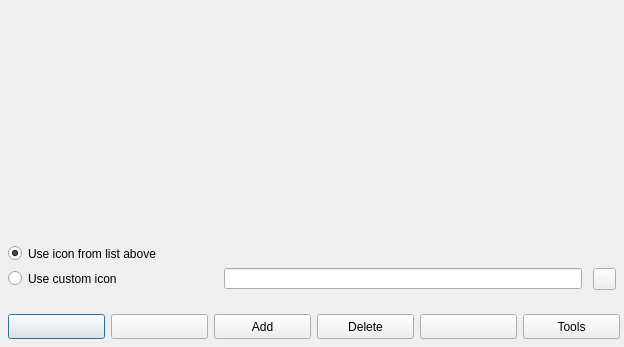
<?xml version="1.0" encoding="UTF-8"?>
<ui version="4.0">
  <class>IconManagerForm</class>
  <widget class="QDialog" name="IconManagerForm">
    <property name="geometry"><rect><x>0</x><y>0</y><width>624</width><height>347</height></rect></property>
    <property name="windowTitle"><string>Icon Manager</string></property>
    <property name="vclPosition" stdset="0"><string notr="true">poOwnerFormCenter</string></property>
    <property name="vclBorderIcons" stdset="0"><string notr="true">biSystemMenu,biMaximize</string></property>
    <property name="vclKeyPreview" stdset="0"><bool>true</bool></property>
    <property name="vclMinWidth" stdset="0"><number>640</number></property>
    <property name="vclMinHeight" stdset="0"><number>250</number></property>
    <property name="vclDesignWidth" stdset="0"><number>624</number></property>
    <property name="vclDesignHeight" stdset="0"><number>347</number></property>
    <widget class="QToolButton" name="CustomIconButton">
      <property name="geometry"><rect><x>593</x><y>268</y><width>23</width><height>22</height></rect></property>
      <property name="vclAnchors" stdset="0"><string notr="true">akRight,akBottom</string></property>
      <property name="icon"><iconset resource="../../resources/dfend.qrc"><normaloff>:/glyphs/92d9d1a333bceee3.png</normaloff></iconset></property>
      <property name="iconSize"><size><width>16</width><height>16</height></size></property>
    </widget>
    <widget class="TListView" name="ListView">
      <property name="geometry"><rect><x>0</x><y>0</y><width>624</width><height>239</height></rect></property>
      <property name="vclAlign" stdset="0"><string notr="true">alTop</string></property>
      <property name="vclAnchors" stdset="0"><string notr="true">akLeft,akTop,akRight,akBottom</string></property>
      <property name="viewStyle" stdset="0"><string notr="true">vsIcon</string></property>
      <property name="readOnly" stdset="0"><bool>true</bool></property>
      <property name="hideSelection" stdset="0"><bool>false</bool></property>
      <property name="sortType" stdset="0"><string notr="true">stText</string></property>
      <property name="vclSmallImages" stdset="0"><string notr="true">ImageList</string></property>
      <property name="vclLargeImages" stdset="0"><string notr="true">ImageList</string></property>
    </widget>
    <widget class="QPushButton" name="OKButton">
      <property name="geometry"><rect><x>8</x><y>314</y><width>97</width><height>25</height></rect></property>
      <property name="vclAnchors" stdset="0"><string notr="true">akLeft,akBottom</string></property>
      <property name="text"><string></string></property>
      <property name="autoDefault"><bool>false</bool></property>
      <property name="vclKind" stdset="0"><string notr="true">bkOK</string></property>
      <property name="default"><bool>true</bool></property>
      <property name="vclModalResult" stdset="0"><string notr="true">mrOk</string></property>
      <property name="vclOnClick" stdset="0"><string notr="true">OKButtonClick</string></property>
    </widget>
    <widget class="QPushButton" name="CancelButton">
      <property name="geometry"><rect><x>111</x><y>314</y><width>97</width><height>25</height></rect></property>
      <property name="vclAnchors" stdset="0"><string notr="true">akLeft,akBottom</string></property>
      <property name="text"><string></string></property>
      <property name="autoDefault"><bool>false</bool></property>
      <property name="vclKind" stdset="0"><string notr="true">bkCancel</string></property>
      <property name="vclCancel" stdset="0"><bool>true</bool></property>
      <property name="vclModalResult" stdset="0"><string notr="true">mrCancel</string></property>
    </widget>
    <widget class="QPushButton" name="AddButton">
      <property name="geometry"><rect><x>214</x><y>314</y><width>97</width><height>25</height></rect></property>
      <property name="vclAnchors" stdset="0"><string notr="true">akLeft,akBottom</string></property>
      <property name="text"><string>Add</string></property>
      <property name="icon"><iconset resource="../../resources/dfend.qrc"><normaloff>:/glyphs/7bc99400adfc8024.png</normaloff></iconset></property>
      <property name="autoDefault"><bool>false</bool></property>
      <property name="vclOnClick" stdset="0"><string notr="true">AddButtonClick</string></property>
    </widget>
    <widget class="QPushButton" name="DelButton">
      <property name="geometry"><rect><x>317</x><y>314</y><width>97</width><height>25</height></rect></property>
      <property name="vclAnchors" stdset="0"><string notr="true">akLeft,akBottom</string></property>
      <property name="text"><string>Delete</string></property>
      <property name="icon"><iconset resource="../../resources/dfend.qrc"><normaloff>:/glyphs/190e94d8efb3a1c9.png</normaloff></iconset></property>
      <property name="autoDefault"><bool>false</bool></property>
      <property name="vclOnClick" stdset="0"><string notr="true">DelButtonClick</string></property>
    </widget>
    <widget class="QRadioButton" name="LibraryIconRadioButton">
      <property name="geometry"><rect><x>8</x><y>245</y><width>608</width><height>17</height></rect></property>
      <property name="vclAnchors" stdset="0"><string notr="true">akLeft,akRight,akBottom</string></property>
      <property name="text"><string>Use icon from list above</string></property>
      <property name="checked"><bool>true</bool></property>
    </widget>
    <widget class="QRadioButton" name="CustomIconRadioButton">
      <property name="geometry"><rect><x>8</x><y>270</y><width>217</width><height>17</height></rect></property>
      <property name="vclAnchors" stdset="0"><string notr="true">akLeft,akBottom</string></property>
      <property name="text"><string>Use custom icon</string></property>
    </widget>
    <widget class="QLineEdit" name="CustomIconEdit">
      <property name="geometry"><rect><x>224</x><y>268</y><width>358</width><height>21</height></rect></property>
      <property name="vclAnchors" stdset="0"><string notr="true">akLeft,akRight,akBottom</string></property>
    </widget>
    <widget class="QPushButton" name="HelpButton">
      <property name="geometry"><rect><x>420</x><y>314</y><width>97</width><height>25</height></rect></property>
      <property name="vclAnchors" stdset="0"><string notr="true">akLeft,akBottom</string></property>
      <property name="text"><string></string></property>
      <property name="autoDefault"><bool>false</bool></property>
      <property name="vclKind" stdset="0"><string notr="true">bkHelp</string></property>
      <property name="vclOnClick" stdset="0"><string notr="true">HelpButtonClick</string></property>
    </widget>
    <widget class="QPushButton" name="ToolsButton">
      <property name="geometry"><rect><x>523</x><y>314</y><width>97</width><height>25</height></rect></property>
      <property name="vclAnchors" stdset="0"><string notr="true">akLeft,akBottom</string></property>
      <property name="text"><string>Tools</string></property>
      <property name="icon"><iconset resource="../../resources/dfend.qrc"><normaloff>:/glyphs/afba2014684d3cd7.png</normaloff></iconset></property>
      <property name="autoDefault"><bool>false</bool></property>
      <property name="vclOnClick" stdset="0"><string notr="true">ToolsButtonClick</string></property>
    </widget>
    <widget class="QMenu" name="AddPopupMenu">
      <property name="vclPopupMenu" stdset="0"><bool>true</bool></property>
      <addaction name="PopupAddIcon"/>
      <addaction name="PopupAddIconsFromFolder"/>
      <addaction name="PopupAddAllIcons"/>
    </widget>
    <widget class="QMenu" name="ToolsPopupMenu">
      <property name="vclPopupMenu" stdset="0"><bool>true</bool></property>
      <addaction name="PopupToolsExplorer"/>
      <addaction name="N1"/>
      <addaction name="PopupToolsRenameUpper"/>
      <addaction name="PopupToolsRenameLower"/>
    </widget>
    <action name="PopupAddIcon">
      <property name="text"><string>Add single icon...</string></property>
      <property name="tag" stdset="0"><number>1</number></property>
    </action>
    <action name="PopupAddIconsFromFolder">
      <property name="text"><string>Add all icons from folder...</string></property>
      <property name="tag" stdset="0"><number>3</number></property>
    </action>
    <action name="PopupAddAllIcons">
      <property name="text"><string>Scan games folder and add all icons</string></property>
      <property name="tag" stdset="0"><number>2</number></property>
    </action>
    <action name="PopupToolsExplorer">
      <property name="text"><string>Open icons folder in Explorer</string></property>
      <property name="tag" stdset="0"><number>1</number></property>
    </action>
    <action name="PopupToolsRenameUpper">
      <property name="text"><string>Rename all icons to have upper case ICO extensions</string></property>
      <property name="tag" stdset="0"><number>2</number></property>
    </action>
    <action name="PopupToolsRenameLower">
      <property name="text"><string>Rename all icons to have lower case ico extensions</string></property>
      <property name="tag" stdset="0"><number>3</number></property>
    </action>
    <action name="N1">
      <property name="vclSeparator" stdset="0"><bool>true</bool></property>
    </action>
  </widget>
  <customwidgets>
    <customwidget>
      <class>TListView</class>
      <extends>QWidget</extends>
      <header>ComCtrls.h</header>
    </customwidget>
  </customwidgets>
  <tabstops>
    <tabstop>ListView</tabstop>
    <tabstop>LibraryIconRadioButton</tabstop>
    <tabstop>CustomIconRadioButton</tabstop>
    <tabstop>CustomIconEdit</tabstop>
    <tabstop>OKButton</tabstop>
    <tabstop>CancelButton</tabstop>
    <tabstop>AddButton</tabstop>
    <tabstop>DelButton</tabstop>
    <tabstop>HelpButton</tabstop>
    <tabstop>ToolsButton</tabstop>
  </tabstops>
  <resources><include location="../../resources/dfend.qrc"/></resources>
  <connections/>
</ui>
